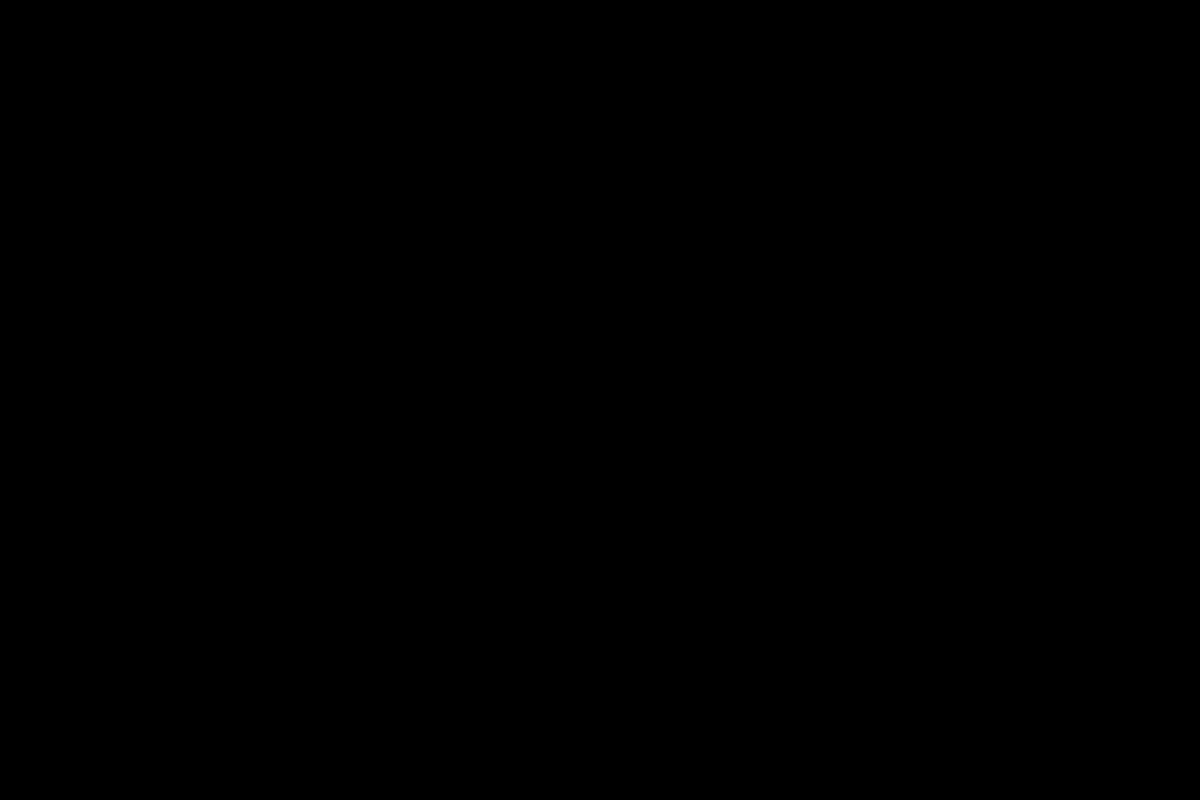
Frame 1 (no input)
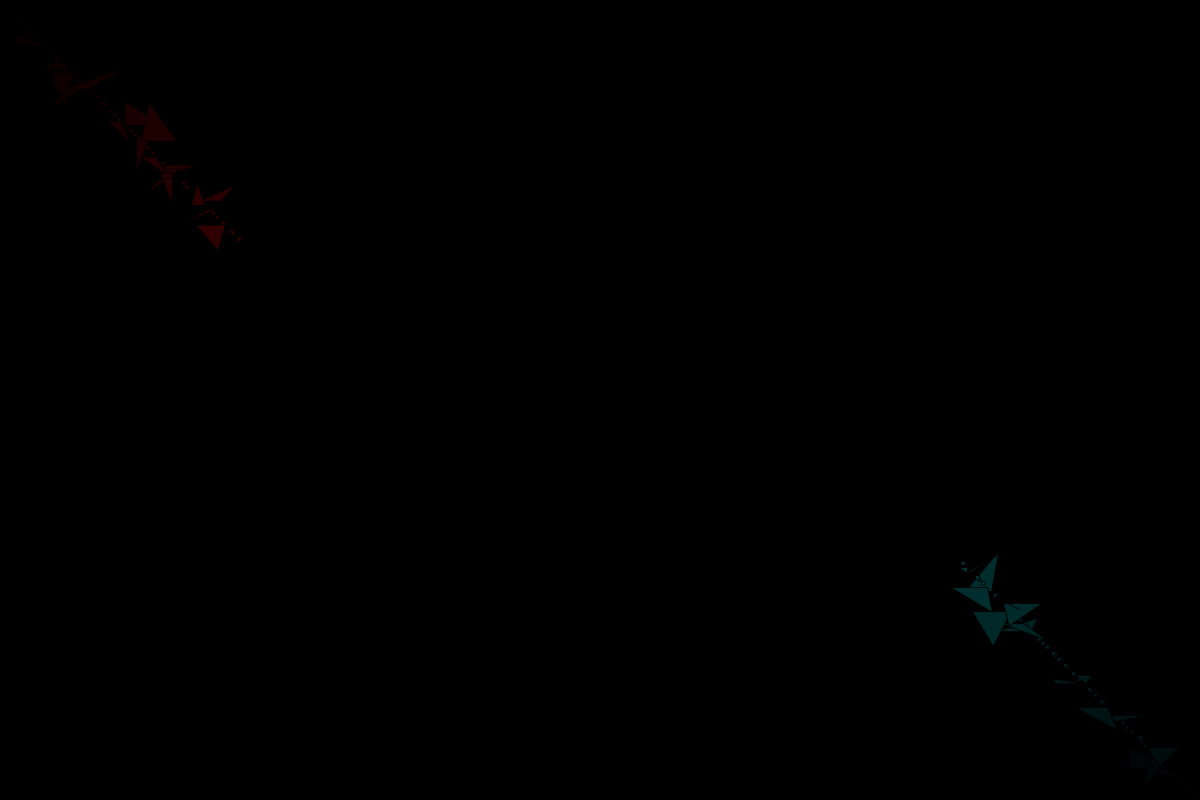
Frame 60 (the mouse pressed at the canvas centre just before this capture)
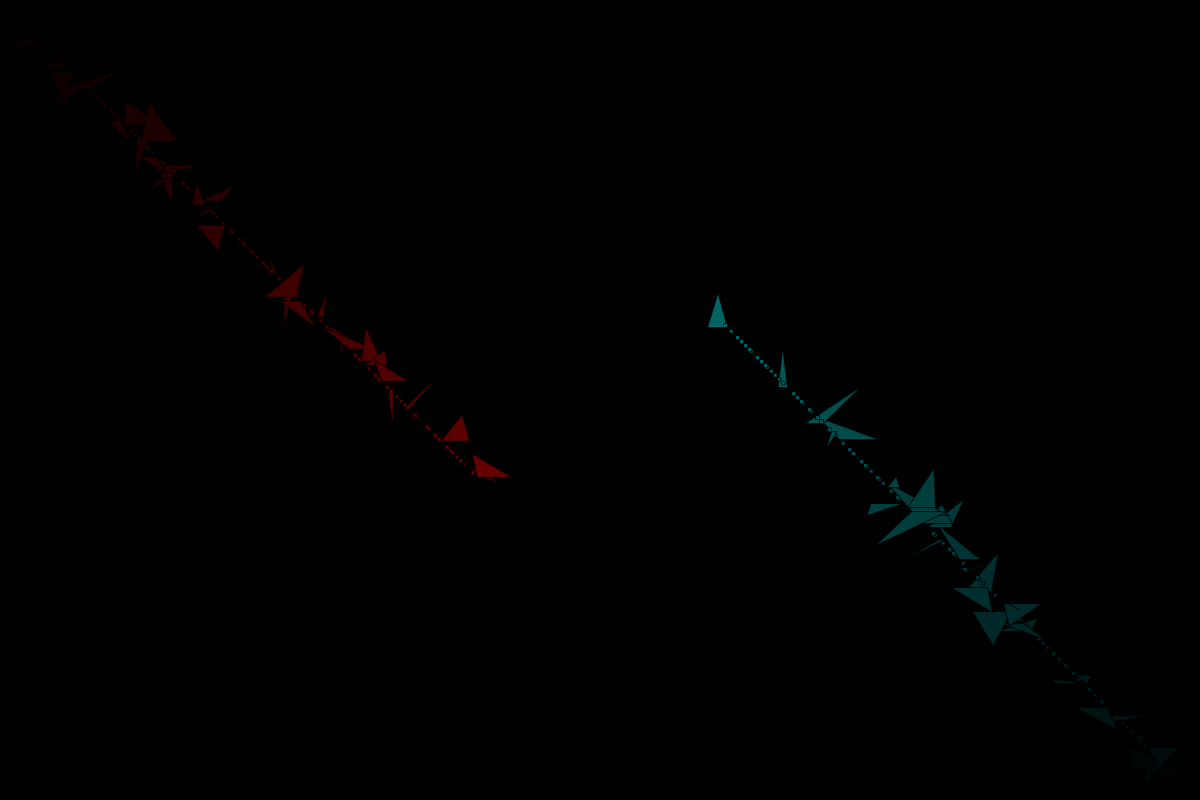
Frame 120 (the mouse held since frame 60 and released just before this capture)

The Processing sketch that drew these frames (run headless with seeded random() and noise(); from frame 60 on, the mouse is pressed at the canvas centre):

// Processing sketch: Ephemera_Random_Shapes_Red_Teal
// ── Ephemera_Random_Shapes_Red_Teal.pde
float shape;
float x = 1;
float y = 1;
float x2 = 1499;
float y2 = 999;
float offsetx = 5;
float offsety = 5;
float offsetx2 = -5;
float offsety2 = -5;
float c1;

void setup(){
  size(1500,1000);
  background(0);
  frameRate(200);
}


void draw(){
  shape = random(3);
  c1 = map(x,0,width,0,255);
  fill(c1,0,0);
  //fill(random(0,255),0,0);
  if (int(shape) == 0){
    ellipse(x,y,5,5);  
  } else if (int(shape) == 1){
    rect(x,y,5,5);
  } else {
    triangle(x,y,x+random(-50,50),y,x+random(-50,50),y+random(-50,50));
  }
  x+=offsetx;
  y+=offsety;
  if (x >= width || y >= height){
    offsetx = random(-10,0);
    offsety = random(-10,0);
  }
   if (x <= 0 || y <= 0){
    offsetx = random(0,10);
    offsety = random(0,10);
  }
  
  shape = random(3);
  c1 = map(x2,0,width,255,0);
  fill(0,c1,c1);
  //fill(random(0,255),0,0);
  if (int(shape) == 0){
    ellipse(x2,y2,5,5);  
  } else if (int(shape) == 1){
    rect(x2,y2,5,5);
  } else {
    triangle(x2,y2,x2+random(-50,50),y2,x2+random(-50,50),y2+random(-50,50));
  }
  x2+=offsetx2;
  y2+=offsety2;
  if (x2 >= width || y2 >= height){
    offsetx2 = random(-10,0);
    offsety2 = random(-10,0);
  }
   if (x2 <= 0 || y2 <= 0){
    offsetx2 = random(0,10);
    offsety2 = random(0,10);
  }
}
